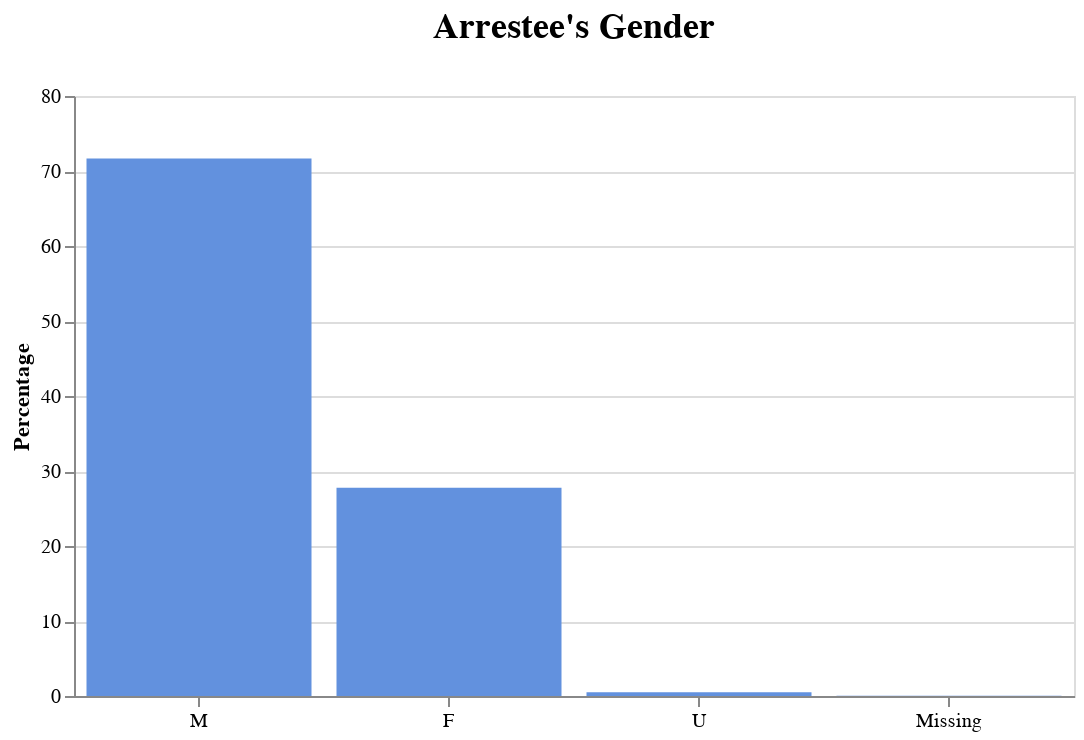

Notebook code for this chart:
### Code cell
# Overall Gender Data
overall_gender_data = overall_gender_data.sort_values('count', ascending = False)


gender_bar = alt.Chart(overall_gender_data, title = chart_title_func("Arrestee's Gender"))\
    .mark_bar(color = '#6291de')\
    .encode(
        alt.X("ar_sex", axis=alt.Axis(labelAngle=0), title = '').sort(['descending']),
        alt.Y('percentage', title = 'Percentage'),
        tooltip=["percentage"]
    ).properties(
        width=500,
        height=300
    )

gender_bar

### Figure 1 — Vega specification as saved in the notebook (floating-point values rounded to 4 significant figures)
{"$schema": "https://vega.github.io/schema/vega/v5.json", "data": [{"name": "source_0"}, {"name": "data_0", "values": [{"ar_sex": "M", "percentage": 71.66, "percentage_end": 71.66, "percentage_start": 0.0}, {"ar_sex": "F", "percentage": 27.78, "percentage_end": 27.78, "percentage_start": 0.0}, {"ar_sex": "U", "percentage": 0.51, "percentage_end": 0.51, "percentage_start": 0.0}, {"ar_sex": "Missing", "percentage": 0.05, "percentage_end": 0.05, "percentage_start": 0.0}]}, {"name": "source_0_x_domain_ar_sex", "values": [{"ar_sex": "M", "sort_field": 1.0}, {"ar_sex": "F", "sort_field": 1.0}, {"ar_sex": "U", "sort_field": 1.0}, {"ar_sex": "Missing", "sort_field": 1.0}]}], "marks": [{"type": "rect", "name": "marks", "from": {"data": "data_0"}, "encode": {"update": {"fill": {"value": "#6291de"}, "width": {"signal": "max(0.25, bandwidth('x'))"}, "y": {"field": "percentage_end", "scale": "y"}, "x": {"field": "ar_sex", "scale": "x"}, "ariaRoleDescription": {"value": "bar"}, "description": {"signal": "\"ar_sex: \" + (isValid(datum[\"ar_sex\"]) ? datum[\"ar_sex\"] : \"\"+datum[\"ar_sex\"]) + \"; Percentage: \" + (format(datum[\"percentage\"], \"\")) + \"; percentage: \" + (format(datum[\"percentage\"], \"\"))"}, "y2": {"field": "percentage_start", "scale": "y"}, "tooltip": {"signal": "{\"percentage\": format(datum[\"percentage\"], \"\")}"}}}, "style": ["bar"]}], "scales": [{"name": "x", "type": "band", "domain": {"data": "source_0_x_domain_ar_sex", "field": "ar_sex", "sort": {"op": "max", "field": "sort_field"}}, "range": [0, {"signal": "width"}], "paddingOuter": 0.05, "paddingInner": 0.1}, {"name": "y", "type": "linear", "domain": {"fields": ["percentage_start", "percentage_end"], "data": "data_0"}, "range": [{"signal": "height"}, 0], "nice": true, "zero": true}], "axes": [{"scale": "y", "minExtent": 0, "labels": false, "zindex": 0, "gridScale": "x", "aria": false, "ticks": false, "grid": true, "domain": false, "tickCount": {"signal": "ceil(height/40)"}, "orient": "left", "maxExtent": 0}, {"scale": "x", "orient": "bottom", "labelAngle": 0, "zindex": 0, "grid": false, "labelBaseline": "top"}, {"scale": "y", "zindex": 0, "labelOverlap": true, "orient": "left", "title": "Percentage", "grid": false, "tickCount": {"signal": "ceil(height/40)"}}], "title": {"text": "Arrestee's Gender", "fontSize": 18, "offset": 20, "font": "Century", "orient": "top", "frame": "group"}, "background": "white", "width": 500, "height": 300, "style": "cell", "padding": 5}
